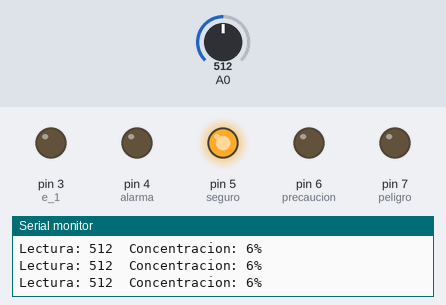
A sketch run on a simulated Arduino Uno, built with avr-gcc and run on an emulated ATmega328P. Parts: output pins drawn as LEDs (lit = HIGH), the last lines printed to the serial monitor. The inputs (shaded band) are chosen by the test bench; at power-on: A0 = 512.

Above: at 1.2 s.
1.3 s: A0 set to 522
4.3 s: A0 set to 537
At 5.2 s:
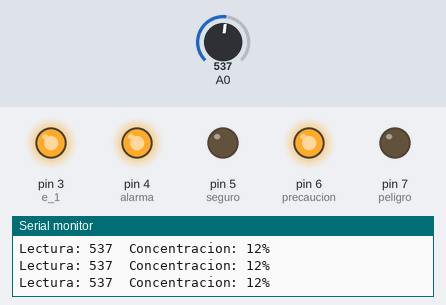
5.8 s: A0 set to 670
8.8 s: A0 set to 691
At 9.4 s:
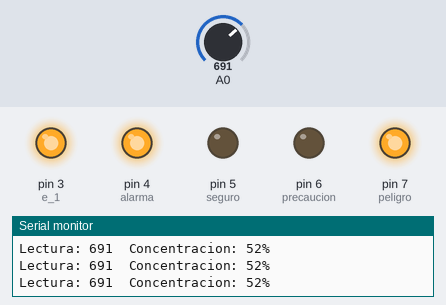
10.3 s: A0 set to 306
At 11.3 s:
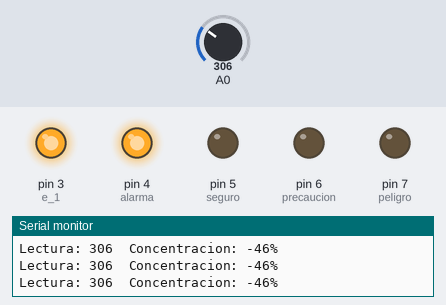
11.8 s: A0 set to 467
14.8 s: A0 set to 491
At 15.8 s:
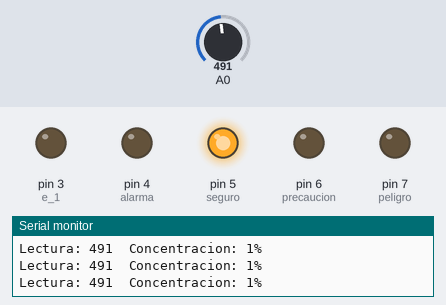
Timing chart, 0 to 17.8 s (numbered marks = the images above; inputs shaded):
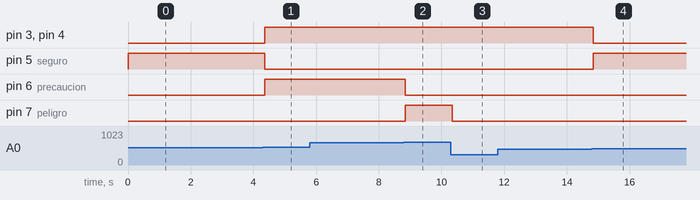

The sketch:

Alarma_anti-incendios.ino
```cpp
int alarma = 4;
int gas;
byte e_1 = 3;
int concentracion;
byte seguro = 5, precaucion = 6, peligro = 7;


void setup() {
  pinMode (alarma, OUTPUT);
  pinMode (seguro, OUTPUT);
  pinMode (precaucion, OUTPUT);
  pinMode (peligro, OUTPUT);
  pinMode (e_1, OUTPUT);
  Serial.begin (9600);
  digitalWrite (e_1, LOW);
}

void loop() {
 gas = analogRead (A0);
 concentracion = map(gas,487,875,0,100);
 Serial.print("Lectura: ");
 Serial.print(gas);
 Serial.print ("  Concentracion: ");
 Serial.print (concentracion);
 Serial.print ("%");
 Serial.println ();
 if ( concentracion <=10 && concentracion >= 0){
   digitalWrite (seguro, HIGH);
   digitalWrite (alarma, LOW);
   digitalWrite (e_1, LOW);
  }else{
   digitalWrite (seguro, LOW);}
 if ( concentracion <=49 && concentracion >= 11){
  digitalWrite (precaucion, HIGH);
   digitalWrite (e_1, HIGH);
   digitalWrite(alarma, HIGH);
  }else{
  digitalWrite (precaucion, LOW);}
 if ( concentracion >=50){
  digitalWrite (peligro, HIGH);
  digitalWrite (e_1, HIGH);
  digitalWrite(alarma, HIGH);
  }else{
  digitalWrite (peligro, LOW);}
}
```

Measured:
- the behaviour switches between 529 and 530 on A0 (found by bisection; images 0 and 1)
- the behaviour switches between 680 and 681 on A0 (found by bisection; images 1 and 2)
- the behaviour switches between 483 and 484 on A0 (found by bisection; images 3 and 4)
- after the input at 4.3 s, pin 3 (e_1), pin 4 (alarma), pin 6 (precaucion): LOW → HIGH after 0.06 s; pin 5 (seguro): HIGH → LOW after 0.06 s
- after the input at 8.8 s, pin 6 (precaucion): HIGH → LOW after 0.05 s; pin 7 (peligro): LOW → HIGH after 0.05 s
- after the input at 10.3 s, pin 7 (peligro): HIGH → LOW at once
- after the input at 14.8 s, pin 3 (e_1), pin 4 (alarma): HIGH → LOW at once; pin 5 (seguro): LOW → HIGH at once
